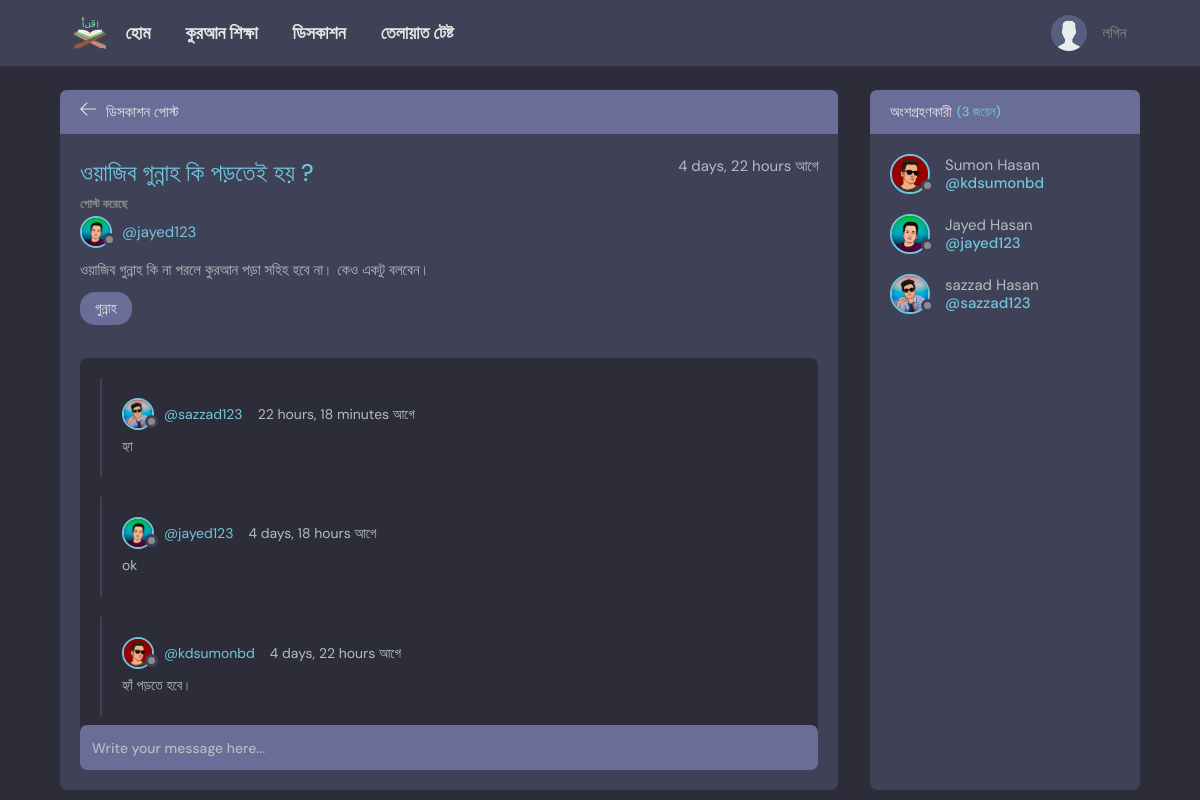
Page /room/2/ on the committed database.
### base/models.py (models this page shows, shortened)
class Room(models.Model):
    host = models.ForeignKey(User, on_delete=models.SET_NULL, null=True)
    topic = models.ForeignKey(Topic, on_delete=models.SET_NULL, null=True)
    name = models.CharField(max_length=200)
    description = models.TextField(null=True, blank=True)
    participants = models.ManyToManyField(
        User, related_name='participants', blank=True)
    updated = models.DateTimeField(auto_now=True)
    created = models.DateTimeField(auto_now_add=True)
    class Meta:
        ordering = ['-updated', '-created']

class User(AbstractUser):
    name = models.CharField(max_length=200, null=True)
    email = models.EmailField(unique=True, null=True)
    bio = models.TextField(null=True)
    avatar = models.ImageField(null=True, default="avatar.svg")
    USERNAME_FIELD = 'email' # jokhn admin e dhukte jabo eta off kore dibo
    REQUIRED_FIELDS = []

class Topic(models.Model):
    name = models.CharField(max_length=200)
    def __str__(self):
        return self.name

class Message(models.Model):
    user = models.ForeignKey(User, on_delete=models.CASCADE)
    room = models.ForeignKey(Room, on_delete=models.CASCADE)
    body = models.TextField()
    updated = models.DateTimeField(auto_now=True)
    created = models.DateTimeField(auto_now_add=True)
    class Meta:
        ordering = ['-updated', '-created']

### base/views.py (the view, shortened to what this page needs)
# urls.py: path('room/<str:pk>/', views.room, name="room"),
def room(request, pk):
    room = Room.objects.get(id=pk)
    room_messages = room.message_set.all()
    participants = room.participants.all()
    context = {'room': room, 'room_messages': room_messages,
               'participants': participants}
    return render(request, 'base/room.html', context)

### base/templates/base/room.html (shortened to what this page needs)
{% extends 'main.html' %}
{% block content %}
<main class="profile-page layout layout--2">
  <div class="container">
    <div class="room">
      <div class="room__top">
        <div class="room__topLeft">
          <a href="{% url 'home' %}">
            <svg version="1.1" xmlns="http://www.w3.org/2000/svg" width="32" height="32" viewBox="0 0 32 32">
              <title>arrow-left</title>
              <path
                d="M13.723 2.286l-13.723 13.714 13.719 13.714 1.616-1.611-10.96-10.96h27.625v-2.286h-27.625l10.965-10.965-1.616-1.607z">
              </path>
            </svg>
          </a>
          <h3>ডিসকাশন পোস্ট</h3>
        </div>
      </div>
      <div class="room__box scroll">
        <div class="room__header scroll">
          <div class="room__info">
            <h3>{{room.name}}</h3>
            <span>{{room.created|timesince}} আগে</span>
          </div>
          <div class="room__hosted">
            <p>পোস্ট করেছে</p>
            <a href="{% url 'user-profile' room.host.id %}" class="room__author">
              <div class="avatar avatar--small">
                <img src="{{room.host.avatar.url}}" />
              </div>
              <span>@{{room.host.username}}</span>
            </a>
          </div>
           <div class="room__details">
            <p>{{room.description}}</p>
          </div>
          <span class="room__topics">{{room.topic}}</span>
        </div>
        <div class="room__conversation">
          <div class="threads scroll">
            {% for message in room_messages %}
            <div class="thread">
              <div class="thread__top">
                <div class="thread__author">
                  <a href="{% url 'user-profile' message.user.id %}" class="thread__authorInfo">
                    <div class="avatar avatar--small">
                      <img src="{{message.user.avatar.url}}" />
                    </div>
                    <span>@{{message.user.username}}</span>
                  </a>
                  <span class="thread__date">{{message.created|timesince}} আগে</span>
                </div>
              </div>
              <div class="thread__details">
                {{message.body}}
              </div>
            </div>
            {% endfor %}
          </div>
        </div>
      </div>
      <div class="room__message">
        <form action="" method="POST">
          <input name="body" placeholder="Write your message here..." />
        </form>
      </div>
    </div>
    <div class="participants">
      <h3 class="participants__top">অংশগ্রহণকারী <span>({{participants.count}} জয়েন)</span></h3>
      <div class="participants__list scroll">
        {% for user in participants %}
        <a href="{%  url 'user-profile' user.id %}" class="participant">
          <div class="avatar avatar--medium">
            <img src="{{user.avatar.url}}" />
          </div>
          <p>
            {{user.name}}
            <span>@{{user.username}}</span>
          </p>
        </a>
        {% endfor %}
      </div>
    </div>
  </div>
</main>
{% endblock content %}

### rows in the picture
Room: name "ওয়াজিব গুন্নাহ কি পড়তেই হয় ?", created "4 days, 22 hours", host.avatar (picture), host.username "jayed123", description "ওয়াজিব গুন্নাহ কি না পরলে কুরআন পড়া সহিহ হবে না। কেও একটু বলবেন।", topic "গুন্নাহ"
Message: user.avatar (picture), user.username "sazzad123", created "22 hours, 18 minutes", body "হ্যা"
Message: user.avatar (picture), user.username "jayed123", created "4 days, 18 hours", body "ok"
Message: user.avatar (picture), user.username "kdsumonbd", created "4 days, 22 hours", body "হ্যাঁ পড়তে হবে।"
User: avatar (picture), name "Sumon Hasan", username "kdsumonbd"
User: avatar (picture), name "Jayed Hasan", username "jayed123"
User: avatar (picture), name "sazzad Hasan", username "sazzad123"

### other values in the picture
{{ participants.count }} "3"
